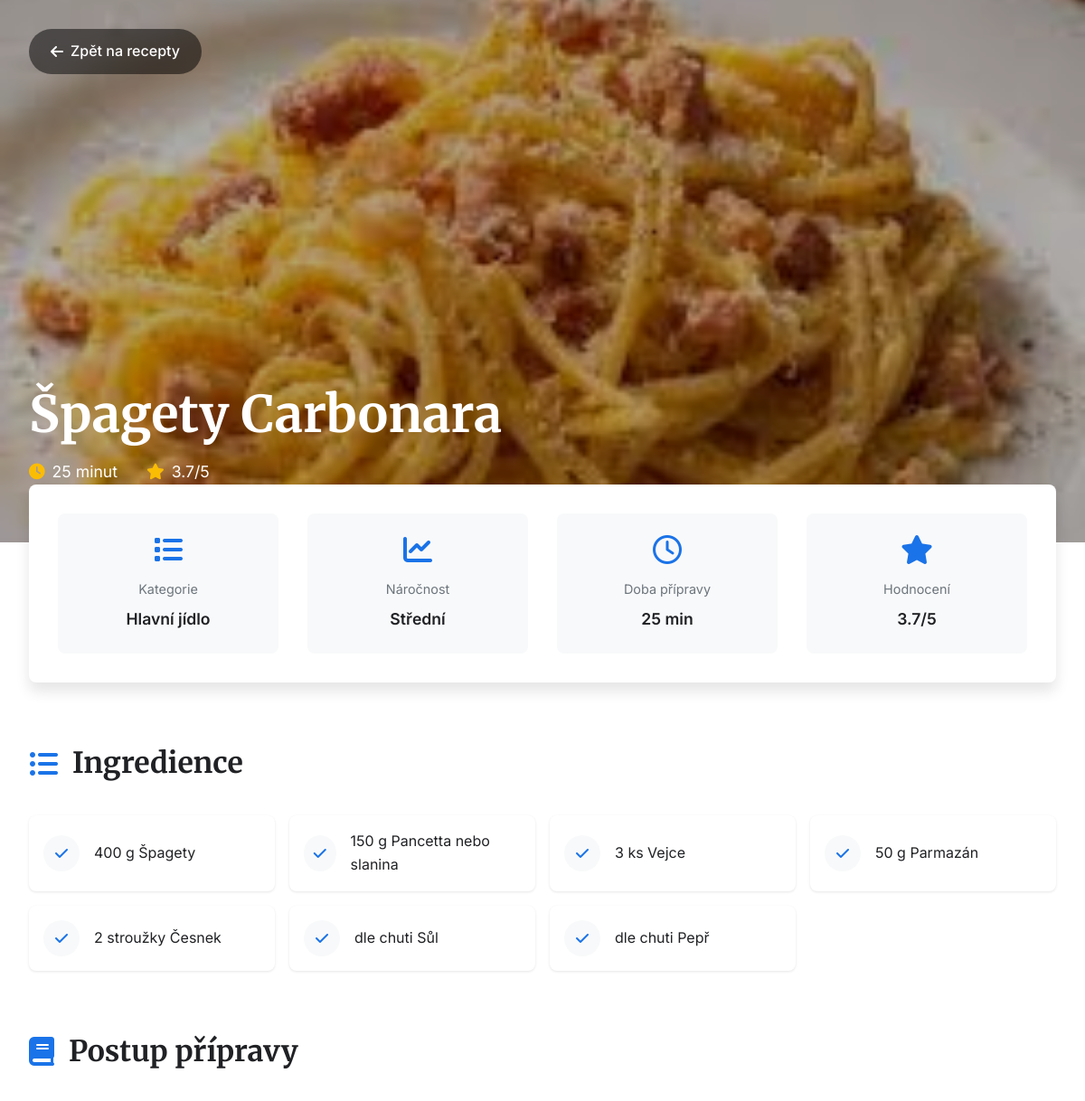
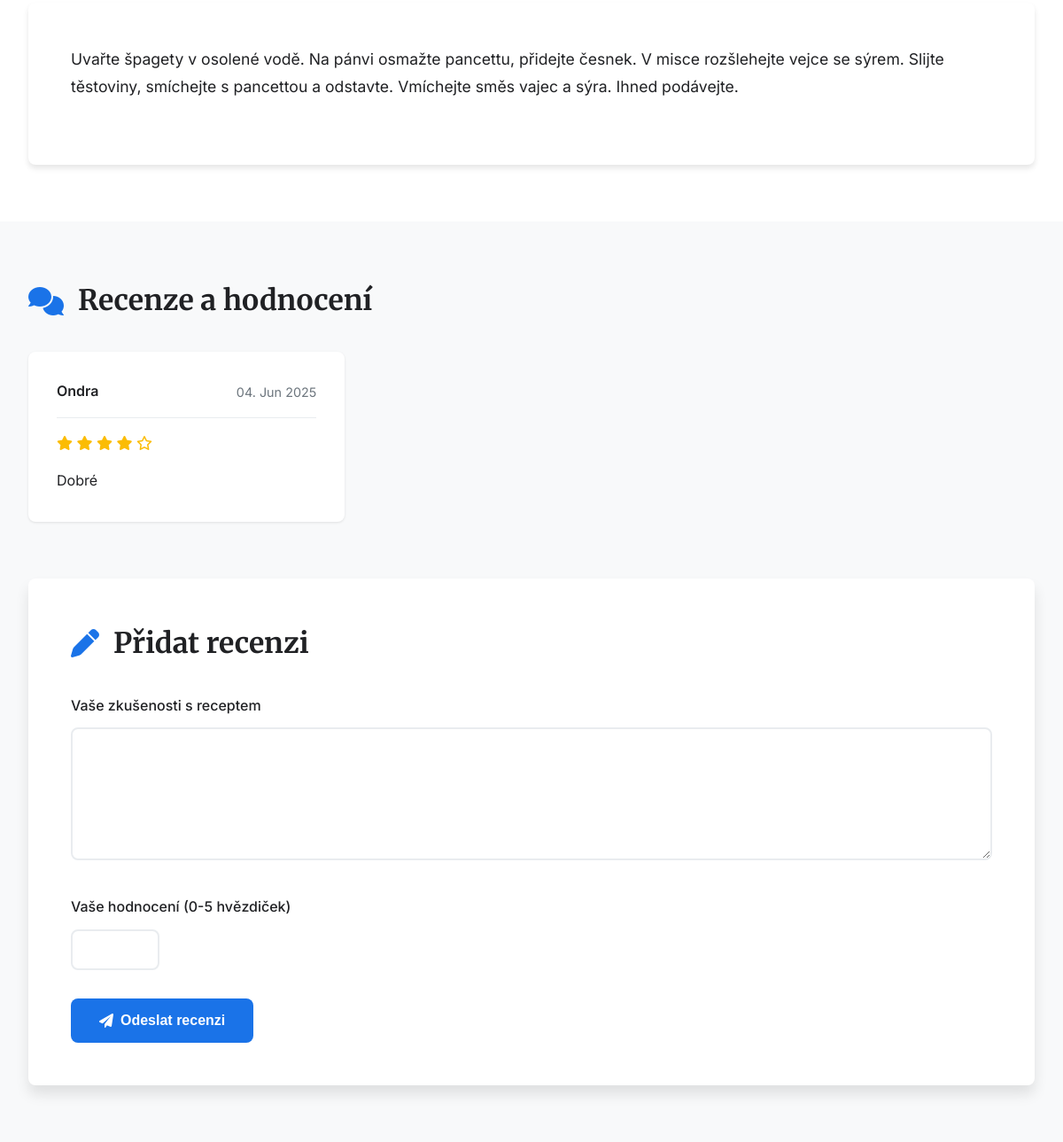
Page /2/ on the committed database (2 pictures, top to bottom).
### recepty/models.py (models this page shows, shortened)
class Recept(models.Model):
    KATEGORIE_VOLBY = [
        ('hlavni', 'Hlavní jídlo'),
        ('dezert', 'Dezert'),
        ('polevka', 'Polévka'),
        ('predkrm', 'Předkrm'),
        ('napoj', 'Nápoj'),
    ]
    OBTIZNOST_VOLBY = [
        ('lehka', 'Lehká'),
        ('stredni', 'Střední'),
        ('tezka', 'Těžká'),
    ]
    nazev = models.CharField(max_length=200)
    postup = models.TextField()
    kategorie = models.CharField(max_length=20, choices=KATEGORIE_VOLBY)
    obtiznost = models.CharField(max_length=20, choices=OBTIZNOST_VOLBY)
    hodnoceni = models.FloatField(
        help_text="Hodnocení od 0 do 5",
        default=0
    )
    doba_pripravy = models.PositiveIntegerField(help_text="Doba v minutách")
    obrazek = models.ImageField(upload_to='recepty/', blank=True, null=True)
    autor = models.ForeignKey(User, on_delete=models.CASCADE, related_name='recepty', null=True, blank=True)
    vytvoreno = models.DateTimeField(auto_now_add=True)
    upraveno = models.DateTimeField(auto_now=True)
    class Meta:
        verbose_name = 'Recept'
        verbose_name_plural = 'Recepty'
        ordering = ['-vytvoreno']  # Řazení od nejnovějších
        indexes = [
            models.Index(fields=['nazev']),
            models.Index(fields=['kategorie']),
            models.Index(fields=['hodnoceni']),
            models.Index(fields=['vytvoreno']),
        ]

class Surovina(models.Model):
    recept = models.ForeignKey(Recept, related_name='suroviny', on_delete=models.CASCADE)
    nazev = models.CharField(max_length=100)
    mnozstvi = models.CharField(max_length=50, blank=True)
    class Meta:
        verbose_name = 'Surovina'
        verbose_name_plural = 'Suroviny'
        ordering = ['id']  # Zachová pořadí, v jakém byly suroviny přidány
        indexes = [
            models.Index(fields=['nazev']),
        ]

class Recenze(models.Model):
    recept = models.ForeignKey('Recept', on_delete=models.CASCADE, related_name='recenze')
    uzivatel = models.ForeignKey(User, on_delete=models.CASCADE)
    text = models.TextField()
    hodnoceni = models.IntegerField()
    datum = models.DateTimeField(auto_now_add=True)
    class Meta:
        verbose_name = 'Recenze'
        verbose_name_plural = 'Recenze'
        ordering = ['-datum']  # Řazení od nejnovějších
        indexes = [
            models.Index(fields=['hodnoceni']),
            models.Index(fields=['datum']),
        ]
        unique_together = ['recept', 'uzivatel']  # Jeden uživatel může přidat pouze jednu recenzi k receptu

### recepty/views.py (the view)
# urls.py: path('<int:pk>/', views.detail, name='detail'),
def detail(request, pk):
    recept = get_object_or_404(Recept, pk=pk)
    recenze = recept.recenze.all().order_by('-datum')
    if request.method == 'POST':
        if not request.user.is_authenticated:
            messages.error(request, 'Pro přidání recenze se musíte přihlásit.')
            return redirect('recepty:login')
        form = RecenzeForm(request.POST)
        if form.is_valid():
            recenze = form.save(commit=False)
            recenze.recept = recept
            recenze.uzivatel = request.user
            recenze.save()
            prumer = recept.recenze.aggregate(models.Avg('hodnoceni'))['hodnoceni__avg']
            recept.hodnoceni = round(prumer, 1) if prumer else 0
            recept.save()
            messages.success(request, 'Recenze byla úspěšně přidána.')
            return redirect('recepty:detail', pk=pk)
    else:
        form = RecenzeForm()
    context = {
        'recept': recept,
        'recenze': recenze,
        'form': form
    }
    return render(request, 'recepty/detail.html', context)

### recepty/forms.py
class RecenzeForm(forms.ModelForm):
    class Meta:
        model = Recenze
        fields = ['text', 'hodnoceni']
        widgets = {
            'text': forms.Textarea(attrs={'class': 'form-control', 'rows': 4}),
            'hodnoceni': forms.NumberInput(attrs={'class': 'form-control', 'min': 0, 'max': 5})
        }

### recepty/templates/recepty/detail.html (shortened to what this page needs)
<!DOCTYPE html>
<html lang="cs">
<head>
    <link rel="stylesheet" href="https://cdnjs.cloudflare.com/ajax/libs/font-awesome/6.0.0/css/all.min.css">
</head>
<body>
    <div class="hero">
        {% if recept.obrazek %}
            <img class="hero-image" src="{{ recept.obrazek.url }}" alt="{{ recept.nazev }}">
        {% else %}
            <div class="hero-image" style="background: linear-gradient(45deg, #1a73e8, #4285f4);"></div>
        {% endif %}
        <div class="hero-content">
            <a href="{% url 'recepty:index' %}" class="back-link">
                <i class="fas fa-arrow-left"></i>
                Zpět na recepty
            </a>
            <h1 class="recipe-title">{{ recept.nazev }}</h1>
            <div class="recipe-meta">
                <div class="meta-item">
                    <i class="fas fa-clock"></i>
                    {{ recept.doba_pripravy }} minut
                </div>
                <div class="meta-item">
                    <i class="fas fa-star"></i>
                    {{ recept.hodnoceni }}/5
                </div>
            </div>
        </div>
    </div>
    <div class="content">
        <div class="quick-info">
            <div class="info-card">
                <i class="fas fa-list"></i>
                <div class="info-label">Kategorie</div>
                <div class="info-value">{{ recept.get_kategorie_display }}</div>
            </div>
            <div class="info-card">
                <i class="fas fa-chart-line"></i>
                <div class="info-label">Náročnost</div>
                <div class="info-value">{{ recept.get_obtiznost_display }}</div>
            </div>
            <div class="info-card">
                <i class="far fa-clock"></i>
                <div class="info-label">Doba přípravy</div>
                <div class="info-value">{{ recept.doba_pripravy }} min</div>
            </div>
            <div class="info-card">
                <i class="fas fa-star"></i>
                <div class="info-label">Hodnocení</div>
                <div class="info-value">{{ recept.hodnoceni }}/5</div>
            </div>
        </div>
        <div class="recipe-section">
            <h2 class="section-title">
                <i class="fas fa-list-ul"></i>
                Ingredience
            </h2>
            <div class="ingredients-grid">
                {% for surovina in recept.suroviny.all %}
                    <div class="ingredient-card">
                        <div class="ingredient-icon">
                            <i class="fas fa-check"></i>
                        </div>
                        <span>{{ surovina.mnozstvi }} {{ surovina.nazev }}</span>
                    </div>
                {% endfor %}
            </div>
        </div>
        <div class="recipe-section">
            <h2 class="section-title">
                <i class="fas fa-book"></i>
                Postup přípravy
            </h2>
            <div class="instructions">
                {{ recept.postup|linebreaks }}
            </div>
        </div>
        <div class="reviews-section">
            <div class="reviews-container">
                <h2 class="section-title">
                    <i class="fas fa-comments"></i>
                    Recenze a hodnocení
                </h2>
                {% if recenze %}
                    <div class="reviews-grid">
                        {% for r in recenze %}
                            <div class="review-card">
                                <div class="review-header">
                                    <span class="review-author">{{ r.uzivatel.username|default:"Anonym" }}</span>
                                    <span class="review-date">{{ r.datum|date:"d. M Y" }}</span>
                                </div>
                                <div class="review-rating">
                                    {% for i in "12345"|make_list %}
                                        {% if forloop.counter <= r.hodnoceni %}
                                            <i class="fas fa-star"></i>
                                        {% else %}
                                            <i class="far fa-star"></i>
                                        {% endif %}
                                    {% endfor %}
                                </div>
                                <div class="review-text">{{ r.text|linebreaks }}</div>
                            </div>
                        {% endfor %}
                    </div>
                {% else %}
                    <div class="empty-state">
                        <i class="far fa-comment-dots"></i>
                        <p>Zatím zde nejsou žádné recenze. Buďte první, kdo tento recept ohodnotí!</p>
                    </div>
                {% endif %}
                <div class="review-form">
                    <h2 class="section-title">
                        <i class="fas fa-pen"></i>
                        Přidat recenzi
                    </h2>
                    <form method="post" novalidate>
                        <div class="form-group">
                            <label for="id_text" class="form-label">Vaše zkušenosti s receptem</label>
                            {{ form.text }}
                        </div>
                        <div class="form-group">
                            <label for="id_hodnoceni" class="form-label">Vaše hodnocení (0-5 hvězdiček)</label>
                            {{ form.hodnoceni }}
                        </div>
                        <button type="submit">
                            <i class="fas fa-paper-plane"></i>
                            Odeslat recenzi
                        </button>
                    </form>
                </div>
            </div>
        </div>
    </div>
</body>
</html>

### rows in the picture
Recept: obrazek (picture), nazev "Špagety Carbonara", doba_pripravy "25", hodnoceni "3.7", kategorie "Hlavní jídlo", obtiznost "Střední", postup "Uvařte špagety v osolené vodě. Na pánvi osmažte pancettu, přidejte česnek. V misce rozšlehejte vejce se sýrem. Slijte těstoviny, smíchejte s pancettou a odstavte. Vmíchejte směs vajec a sýra. Ihned podávejte."
Surovina: mnozstvi "400 g", nazev "Špagety"
Surovina: mnozstvi "150 g", nazev "Pancetta nebo slanina"
Surovina: mnozstvi "3 ks", nazev "Vejce"
Surovina: mnozstvi "50 g", nazev "Parmazán"
Surovina: mnozstvi "2 stroužky", nazev "Česnek"
Surovina: mnozstvi "dle chuti", nazev "Sůl"
Surovina: mnozstvi "dle chuti", nazev "Pepř"
Recenze: uzivatel.username "Ondra", datum "04. Jun 2025", hodnoceni 4 (drawn), text "Dobré"
